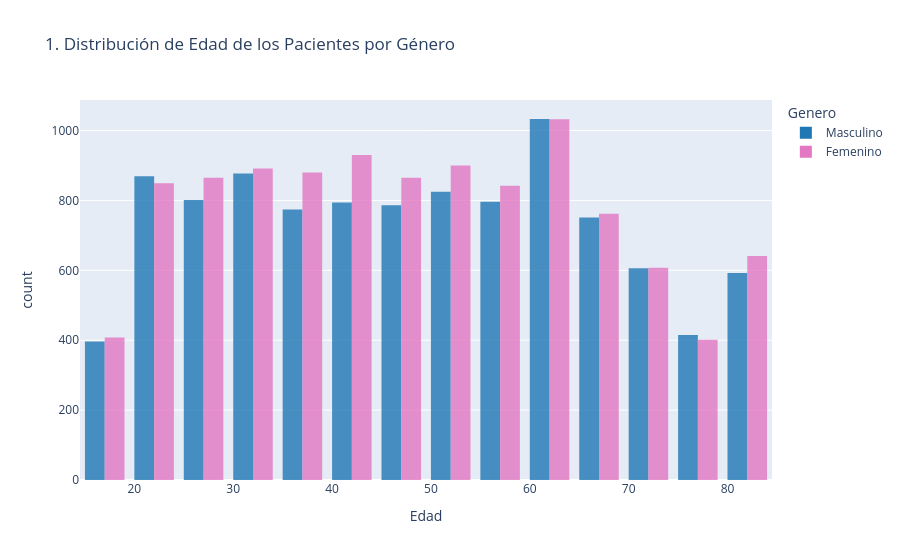
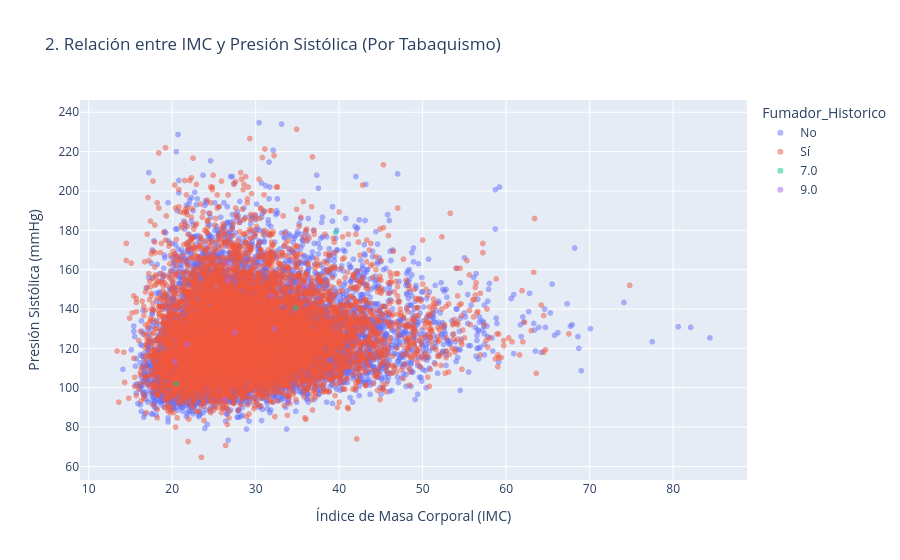
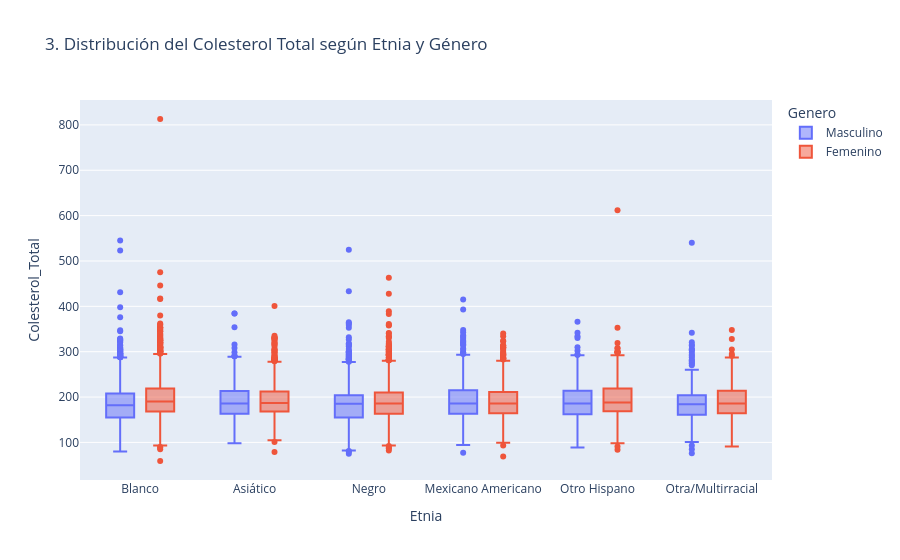

Notebook cell for these charts, in order:
### Code cell
import pandas as pd
import plotly.express as px

# 1. Cargar tu obra de arte (el dataset limpio)
df = pd.read_csv("../data/02_intermediate/df_nhanes_adultos_limpio.csv")

print(f"✅ Datos cargados listos para graficar: {df.shape[0]} pacientes.")

# ==============================================================================
# GRÁFICO 1: Distribución de Edades por Género (Histograma)
# Nos sirve para ver cómo está compuesta nuestra población.
# ==============================================================================
fig1 = px.histogram(
    df, x="Edad", color="Genero", 
    nbins=20, barmode="group", opacity=0.8,
    color_discrete_map={"Masculino": "#1f77b4", "Femenino": "#e377c2"},
    title="1. Distribución de Edad de los Pacientes por Género"
)
fig1.show()

# ==============================================================================
# GRÁFICO 2: Relación entre IMC y Presión Sistólica (Dispersión)
# ¿A mayor peso, mayor presión arterial? Aquí lo descubriremos.
# ==============================================================================
fig2 = px.scatter(
    df, x="IMC", y="Presion_Sistolica", color="Fumador_Historico",
    opacity=0.5,
    title="2. Relación entre IMC y Presión Sistólica (Por Tabaquismo)",
    labels={"Presion_Sistolica": "Presión Sistólica (mmHg)", "IMC": "Índice de Masa Corporal (IMC)"}
)
fig2.show()

# ==============================================================================
# GRÁFICO 3: Distribución del Colesterol por Etnia (Cajas / Boxplot)
# Excelente para ver promedios y valores atípicos (outliers).
# ==============================================================================
fig3 = px.box(
    df, x="Etnia", y="Colesterol_Total", color="Genero",
    title="3. Distribución del Colesterol Total según Etnia y Género"
)
fig3.show()

### Figure 1 — Plotly figure (JSON) as saved in the notebook; plotly's stock layout.template omitted (floating-point values rounded to 4 significant figures; data arrays with more than 128 entries replaced by an {"elided": "..."} marker saying what was removed)
{"data": [{"alignmentgroup": "True", "bingroup": "x", "hovertemplate": "Genero=Masculino<br>Edad=%{x}<br>count=%{y}<extra></extra>", "legendgroup": "Masculino", "marker": {"color": "#1f77b4", "opacity": 0.8, "pattern": {"shape": ""}}, "name": "Masculino", "nbinsx": 20, "offsetgroup": "Masculino", "orientation": "v", "showlegend": true, "type": "histogram", "x": {"elided": "10315 float values"}, "xaxis": "x", "yaxis": "y"}, {"alignmentgroup": "True", "bingroup": "x", "hovertemplate": "Genero=Femenino<br>Edad=%{x}<br>count=%{y}<extra></extra>", "legendgroup": "Femenino", "marker": {"color": "#e377c2", "opacity": 0.8, "pattern": {"shape": ""}}, "name": "Femenino", "nbinsx": 20, "offsetgroup": "Femenino", "orientation": "v", "showlegend": true, "type": "histogram", "x": {"elided": "10873 float values"}, "xaxis": "x", "yaxis": "y"}], "layout": {"barmode": "group", "legend": {"title": {"text": "Genero"}, "tracegroupgap": 0}, "title": {"text": "1. Distribución de Edad de los Pacientes por Género"}, "xaxis": {"anchor": "y", "domain": [0, 1], "title": {"text": "Edad"}}, "yaxis": {"anchor": "x", "domain": [0, 1], "title": {"text": "count"}}}}

### Figure 2 — Plotly figure (JSON) as saved in the notebook; plotly's stock layout.template omitted (floating-point values rounded to 4 significant figures; data arrays with more than 128 entries replaced by an {"elided": "..."} marker saying what was removed)
{"data": [{"hovertemplate": "Fumador_Historico=No<br>Índice de Masa Corporal (IMC)=%{x}<br>Presión Sistólica (mmHg)=%{y}<extra></extra>", "legendgroup": "No", "marker": {"color": "#636efa", "opacity": 0.5, "symbol": "circle"}, "mode": "markers", "name": "No", "showlegend": true, "type": "scattergl", "x": {"elided": "12361 float values"}, "xaxis": "x", "y": {"elided": "12361 float values"}, "yaxis": "y"}, {"hovertemplate": "Fumador_Historico=Sí<br>Índice de Masa Corporal (IMC)=%{x}<br>Presión Sistólica (mmHg)=%{y}<extra></extra>", "legendgroup": "Sí", "marker": {"color": "#EF553B", "opacity": 0.5, "symbol": "circle"}, "mode": "markers", "name": "Sí", "showlegend": true, "type": "scattergl", "x": {"elided": "8814 float values"}, "xaxis": "x", "y": {"elided": "8814 float values"}, "yaxis": "y"}, {"hovertemplate": "Fumador_Historico=7.0<br>Índice de Masa Corporal (IMC)=%{x}<br>Presión Sistólica (mmHg)=%{y}<extra></extra>", "legendgroup": "7.0", "marker": {"color": "#00cc96", "opacity": 0.5, "symbol": "circle"}, "mode": "markers", "name": "7.0", "showlegend": true, "type": "scattergl", "x": [34.8, 20.5, 39.6], "xaxis": "x", "y": [140.7, 102.0, 179.0], "yaxis": "y"}, {"hovertemplate": "Fumador_Historico=9.0<br>Índice de Masa Corporal (IMC)=%{x}<br>Presión Sistólica (mmHg)=%{y}<extra></extra>", "legendgroup": "9.0", "marker": {"color": "#ab63fa", "opacity": 0.5, "symbol": "circle"}, "mode": "markers", "name": "9.0", "showlegend": true, "type": "scattergl", "x": [31.9, 21.8, 27.5, 35.8, 32.2, 26.3, 26.7, 33.9, 26.6, 20.3], "xaxis": "x", "y": [146.7, 122.0, 128.0, 151.3, 130.0, 94.0, 154.7, 93.33, 163.3, 113.3], "yaxis": "y"}], "layout": {"legend": {"title": {"text": "Fumador_Historico"}, "tracegroupgap": 0}, "title": {"text": "2. Relación entre IMC y Presión Sistólica (Por Tabaquismo)"}, "xaxis": {"anchor": "y", "domain": [0, 1], "title": {"text": "Índice de Masa Corporal (IMC)"}}, "yaxis": {"anchor": "x", "domain": [0, 1], "title": {"text": "Presión Sistólica (mmHg)"}}}}

### Figure 3 — Plotly figure (JSON) as saved in the notebook; plotly's stock layout.template omitted (floating-point values rounded to 4 significant figures; data arrays with more than 128 entries replaced by an {"elided": "..."} marker saying what was removed)
{"data": [{"alignmentgroup": "True", "hovertemplate": "Genero=Masculino<br>Etnia=%{x}<br>Colesterol_Total=%{y}<extra></extra>", "legendgroup": "Masculino", "marker": {"color": "#636efa"}, "name": "Masculino", "notched": false, "offsetgroup": "Masculino", "orientation": "v", "showlegend": true, "type": "box", "x": {"elided": "10315 str values"}, "x0": " ", "xaxis": "x", "y": {"elided": "10315 float values"}, "y0": " ", "yaxis": "y"}, {"alignmentgroup": "True", "hovertemplate": "Genero=Femenino<br>Etnia=%{x}<br>Colesterol_Total=%{y}<extra></extra>", "legendgroup": "Femenino", "marker": {"color": "#EF553B"}, "name": "Femenino", "notched": false, "offsetgroup": "Femenino", "orientation": "v", "showlegend": true, "type": "box", "x": {"elided": "10873 str values"}, "x0": " ", "xaxis": "x", "y": {"elided": "10873 float values"}, "y0": " ", "yaxis": "y"}], "layout": {"boxmode": "group", "legend": {"title": {"text": "Genero"}, "tracegroupgap": 0}, "title": {"text": "3. Distribución del Colesterol Total según Etnia y Género"}, "xaxis": {"anchor": "y", "domain": [0, 1], "title": {"text": "Etnia"}}, "yaxis": {"anchor": "x", "domain": [0, 1], "title": {"text": "Colesterol_Total"}}}}
